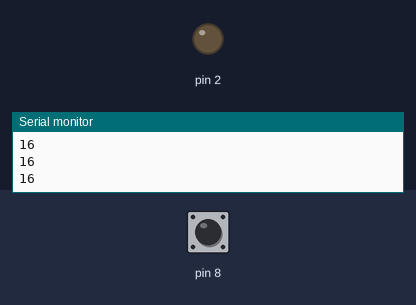
Bench run of a sketch on a simulated Arduino Uno, built with avr-gcc and run on an emulated ATmega328P. Parts: output pins drawn as LEDs (lit = HIGH), the last lines printed to the serial monitor. Inputs (shaded band) come from the test bench; at power-on: pin 8 HIGH.

Above: at 1.2 s.
1.3 s: pin 8 pulled LOW for 0.15 s
At 2.4 s:
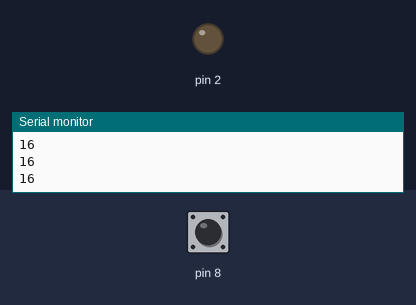
2.9 s: pin 8 pulled LOW for 3.2 s
At 3.7 s:
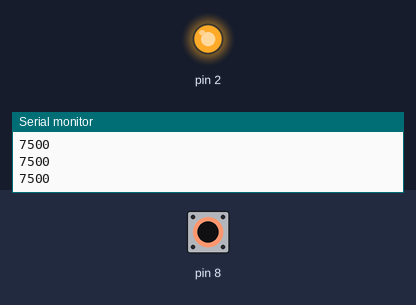
Timing chart, 0 to 7.6 s (numbered marks = the images above; inputs shaded):
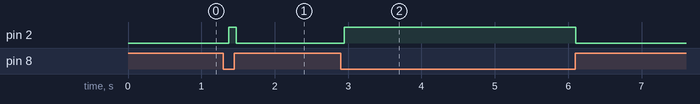

The sketch:

HDSA_capsensor_1sensor_serial.ino
```cpp
#include <CapacitiveSensor.h>

CapacitiveSensor   cs_9_8 = CapacitiveSensor(9,8); // 2.7M resistor between pins 9 & 8, pin 8 is sensor pin, add a wire and or foil

void setup()
{
   cs_9_8.set_CS_AutocaL_Millis(0xFFFFFFFF);// turn off autocalibrate on channel 1 - just as an example
   Serial.begin(115200);
   pinMode(2,OUTPUT);
}

void loop()
{
 long sensor1 =  cs_9_8.capacitiveSensor(50);

    Serial.println(sensor1);  // print sensor output
   if(sensor1 >= 3000)
   {
    digitalWrite(2,HIGH);
   }
   else{
    digitalWrite(2,LOW);
   }
   delay(100);
}
```

Measured:
- after the input at 1.3 s, pin 2: LOW → HIGH after 0.07 s, → LOW 0.11 s later
- after the input at 2.9 s, pin 2: LOW → HIGH after 0.05 s, → LOW 3.2 s later
